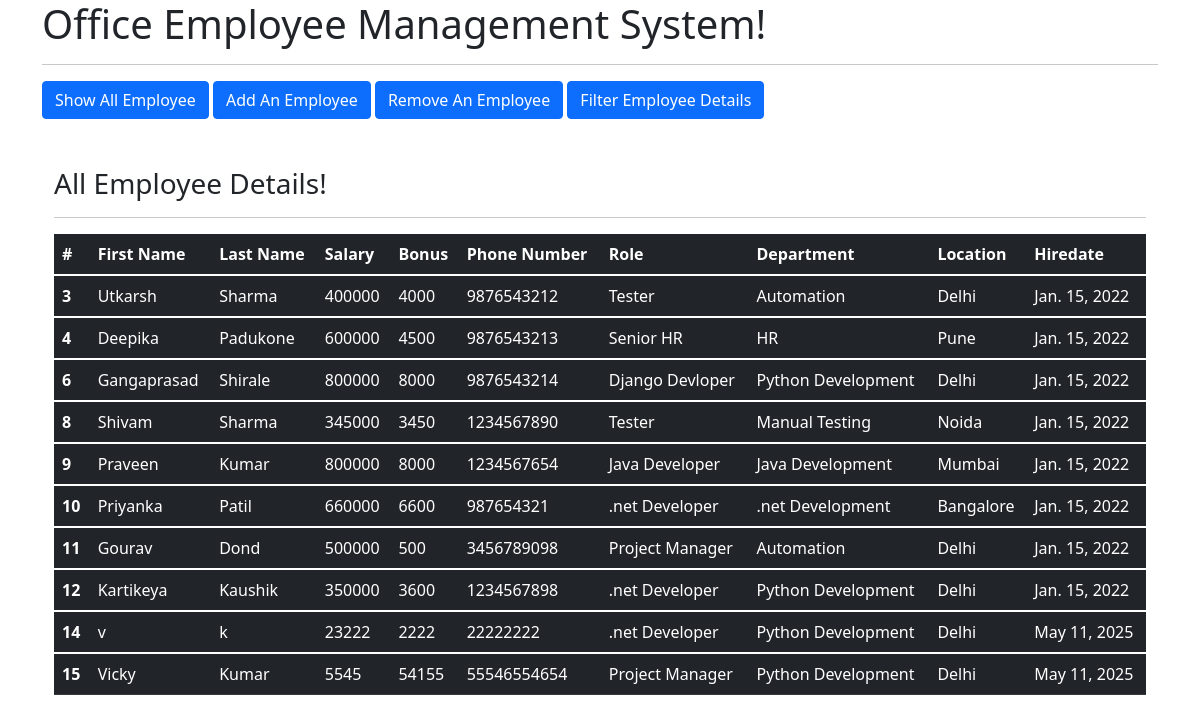
The app's page /all_emp with its own data.
### emp_app/models.py (models this page shows, shortened)
class Employee(models.Model):
    first_name = models.CharField(max_length=100, null=False)
    last_name = models.CharField(max_length=100)
    dept = models.ForeignKey(Department, on_delete=models.CASCADE)
    salary = models.IntegerField(default=0)
    bonus = models.IntegerField(default=0)
    role = models.ForeignKey(Role, on_delete=models.CASCADE)
    phone = models.IntegerField(default=0)
    hire_date = models.DateField()
    def __str__(self):
        return "%s %s %s" %(self.first_name, self.last_name, self.phone)

class Role(models.Model):
    name = models.CharField(max_length=100, null=False)

class Department(models.Model):
    name = models.CharField(max_length=100,null=False)
    location = models.CharField(max_length=100)

### emp_app/views.py (the view)
# urls.py: path('all_emp', views.all_emp, name='all_emp'),
def all_emp(request):
    emps = Employee.objects.all()
    context = {
        'emps': emps
    }
    print(context)
    return render(request, 'view_all_emp.html', context)

### emp_app/templates/view_all_emp.html
{% extends 'index.html' %}
{% block content %}
<br>
<br>
<br>
  <div class="container">
          <h3>All Employee Details!</h3>
      <hr>
     <table class="table table-dark">
  <thead>
    <tr>
      <th scope="col">#</th>
      <th scope="col">First Name</th>
      <th scope="col">Last Name</th>
      <th scope="col">Salary</th>
      <th scope="col">Bonus</th>
      <th scope="col">Phone Number</th>
      <th scope="col">Role</th>
      <th scope="col">Department</th>
      <th scope="col">Location</th>
      <th scope="col">Hiredate</th>
    </tr>
  </thead>
         {% for emp in emps %}
  <tbody>
    <tr>
      <th scope="row">{{emp.id}}</th>
      <td>{{emp.first_name}}</td>
      <td>{{emp.last_name}}</td>
      <td>{{emp.salary}}</td>
      <td>{{emp.bonus}}</td>
      <td>{{emp.phone}}</td>
      <td>{{emp.role.name}}</td>
      <td>{{emp.dept.name}}</td>
      <td>{{emp.dept.location}}</td>
      <td>{{emp.hire_date}}</td>
    </tr>
  </tbody>
         {% endfor %}
</table>
  </div>
 {% endblock %}

### emp_app/templates/index.html (shortened to what this page needs)
<!doctype html>
<html lang="en">
  <head>
    <link href="https://cdn.jsdelivr.net/npm/bootstrap@5.1.3/dist/css/bootstrap.min.css" rel="stylesheet">
  </head>
  <body>
  <div class="container">
          <h1>Office Employee Management System!</h1>
      <hr>
      <a class="btn btn-primary" href="/all_emp" role="button">Show All Employee</a>
      <a class="btn btn-primary" href="/add_emp" role="button">Add An Employee</a>
      <a class="btn btn-primary" href="/remove_emp" role="button">Remove An Employee</a>
      <a class="btn btn-primary" href="/filter_emp" role="button">Filter Employee Details</a>
      {% block content %}{% endblock %}
  </div>
  </body>
</html>

### records on screen
Employee: id "3", first_name "Utkarsh", last_name "Sharma", salary "400000", bonus "4000", phone "9876543212", role.name "Tester", dept.name "Automation", dept.location "Delhi", hire_date "Jan. 15, 2022"
Employee: id "4", first_name "Deepika", last_name "Padukone", salary "600000", bonus "4500", phone "9876543213", role.name "Senior HR", dept.name "HR", dept.location "Pune", hire_date "Jan. 15, 2022"
Employee: id "6", first_name "Gangaprasad", last_name "Shirale", salary "800000", bonus "8000", phone "9876543214", role.name "Django Devloper", dept.name "Python Development", dept.location "Delhi", hire_date "Jan. 15, 2022"
Employee: id "8", first_name "Shivam", last_name "Sharma", salary "345000", bonus "3450", phone "1234567890", role.name "Tester", dept.name "Manual Testing", dept.location "Noida", hire_date "Jan. 15, 2022"
Employee: id "9", first_name "Praveen", last_name "Kumar", salary "800000", bonus "8000", phone "1234567654", role.name "Java Developer", dept.name "Java Development", dept.location "Mumbai", hire_date "Jan. 15, 2022"
Employee: id "10", first_name "Priyanka", last_name "Patil", salary "660000", bonus "6600", phone "987654321", role.name ".net Developer", dept.name ".net Development", dept.location "Bangalore", hire_date "Jan. 15, 2022"
Employee: id "11", first_name "Gourav", last_name "Dond", salary "500000", bonus "500", phone "3456789098", role.name "Project Manager", dept.name "Automation", dept.location "Delhi", hire_date "Jan. 15, 2022"
Employee: id "12", first_name "Kartikeya", last_name "Kaushik", salary "350000", bonus "3600", phone "1234567898", role.name ".net Developer", dept.name "Python Development", dept.location "Delhi", hire_date "Jan. 15, 2022"
Employee: id "14", first_name "v", last_name "k", salary "23222", bonus "2222", phone "22222222", role.name ".net Developer", dept.name "Python Development", dept.location "Delhi", hire_date "May 11, 2025"
Employee: id "15", first_name "Vicky", last_name "Kumar", salary "5545", bonus "54155", phone "55546554654", role.name "Project Manager", dept.name "Python Development", dept.location "Delhi", hire_date "May 11, 2025"
